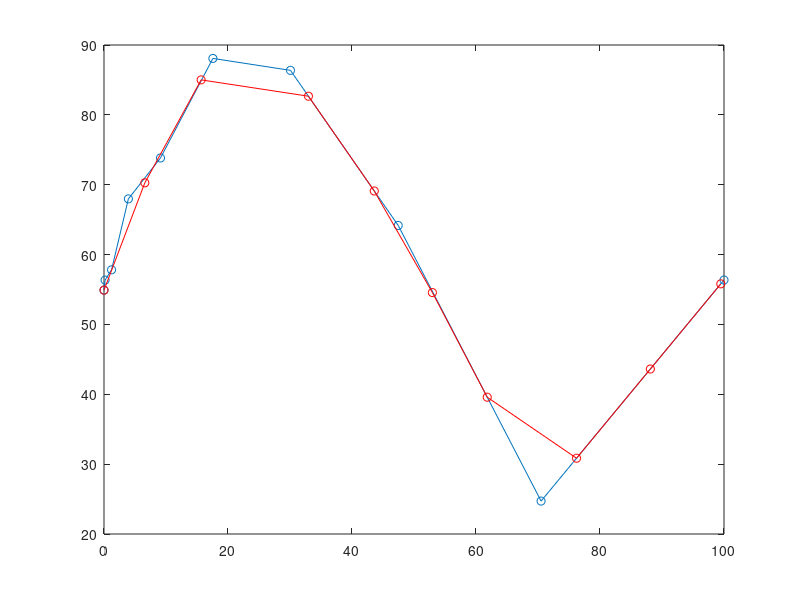

MATLAB code for this plot:
function [xn,yn, CL]=B002_EqualizeAlongContour(x00,y00,pts)
%This function takes a 2D-contour [x,y] and resamples it such that new points
%lie at interpolated positions between the old ones, but at approxmately equal distances
%measured along this contour, to conserve sharp bends)

if nargin<3 %Demo mode on a sine with non-equally spaced points
    pts=100;
    close all;
    imsz=100;
    pts=10;
    x0=linspace(1,100,pts)'; %equal axis
    x00=(x0/imsz).^3*imsz;   
    y00=imsz/2*(1+0.25*rand(pts,1))+imsz/3*sin(x00/imsz*2*pi);   
end
xn=x00;
yn=y00;
%pts=expandit*length(xn);

for k=1:3;   
    x=xn;
    y=yn;
    %first, measure contour length; determin average distance between points
    CL=sum(((x(2:end)-x(1:end-1)).^2+...
            (y(2:end)-y(1:end-1)).^2).^0.5);  %approximate contour length
    dst=CL/(pts-1) ;     
    lx=length(x); 
    xn=x(1);  
    yn=y(1);  
    li_tot=0;
    li_buf=0;
    c=1;
    substps=25;
    for i=1:lx-1    
        xip=linspace(x(i),x(i+1),substps);
        yip=linspace(y(i),y(i+1),substps);
        for j=1:substps-1
            di=((xip(j+1)-xip(j)).^2+(yip(j+1)-yip(j)).^2).^0.5;
            li_buf=li_buf+di;  % length
            if li_buf>=dst  %keep the point 
                li_buf=li_buf-dst;
                xn=[xn; xip(j)];
                yn=[yn; yip(j)];
               
            end  
        end   
    end
    xn=[xn; x(end)];
    yn=[yn; y(end)];
end

%forces cropping (for rounding effects)
xn=xn(1:pts);
yn=yn(1:pts);

    if nargin<2 %Demo mode on a sine with non-equally spaced points
        plot(x00,y00,'o-'); hold on;
        plot(xn,yn,'ro-');
    end
    
   
    
    
    